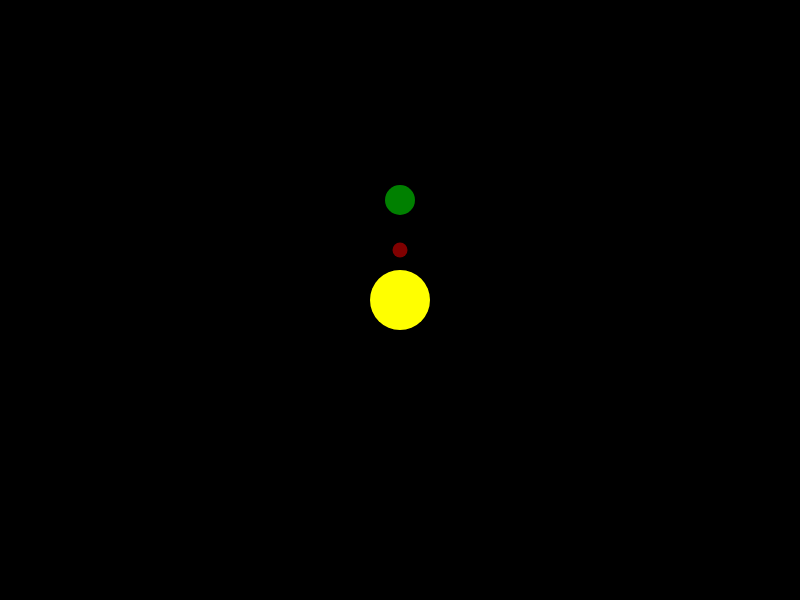
Frame 1 (no input)
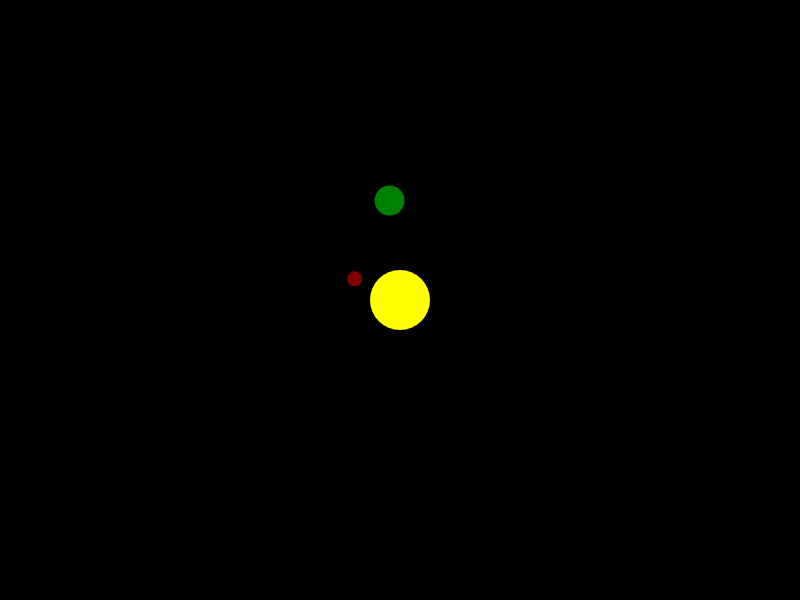
Frame 60 (no input)
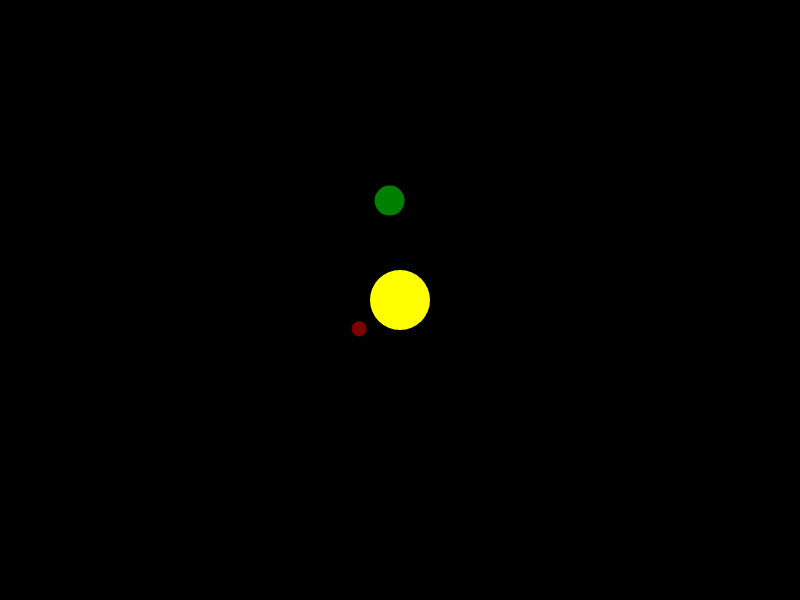
Frame 120 (the mouse pressed at the canvas centre since frame 60)

The p5.js sketch that drew these frames (run headless with seeded random() and noise() and a simulated clock; from frame 60 on, the mouse is pressed at the canvas centre):

// p5.js sketch
// ── sketch.js
var Sun;
var Mercury, Venus, Earth, Mars, Jupiter, Saturn, Uranus, Neptune;
var cntr_x, cntr_y;
var planets = [];

function setup() 
{
  
  createCanvas(displayWidth, displayHeight);
  
  cntr_x = displayWidth / 2;
  cntr_y = displayHeight / 2;

  Sun = new Star(cntr_x, cntr_y, 60, color("yellow"));
 
  Mercury = new Planet(cntr_x, cntr_y, 15, color("maroon"));   
  planets.push(Mercury);

  Venus = new Planet(cntr_x, cntr_y, 30, color("green"));   
  planets.push(Venus); 

}

function draw() 
{ 

  background(0);
  
  Sun.display();
    
  for (var i=0; i < planets.length; i++)
  {
    planets[i].orbitAroundPoint(cntr_x, cntr_y, 50 * (i+1), i+5);
  }
  
}
// ── Planet.js

class Planet
{

  constructor(x, y, size_r, fill_color)
  {
    this.x = x;
    this.y = y;
    this.size_radius = size_r;
    this.fill_color = fill_color;
    this.angle_cnt = 270;
    this.current_angle = radians(this.angle_cnt);      
  }
  
  orbitAroundPoint(c_x, c_y, dist, speed)
  {        
    this.current_angle = radians(this.angle_cnt);    
    this.x = c_x + (cos(this.current_angle) * dist);
    this.y = c_y + (sin(this.current_angle) * dist);
    
    noStroke();    
    fill(this.fill_color);
    ellipseMode(CENTER);
    ellipse(this.x,  this.y, this.size_radius, this.size_radius);
    
    this.angle_cnt += speed;
    if (this.angle_cnt > 359)
    {
      this.angle_cnt = 0;
    }
  }  

}
// ── Star.js
class Star
{
  constructor(x, y, size_r, fill_color)
  {
    this.x = x;
    this.y = y;
    this.size_radius = size_r;
    this.fill_color = fill_color;     
  }
  
  display()
  {
    noStroke(); 
    fill(this.fill_color);
    ellipseMode(CENTER);
    ellipse(this.x,  this.y, this.size_radius, this.size_radius);
  }
  
  
}
